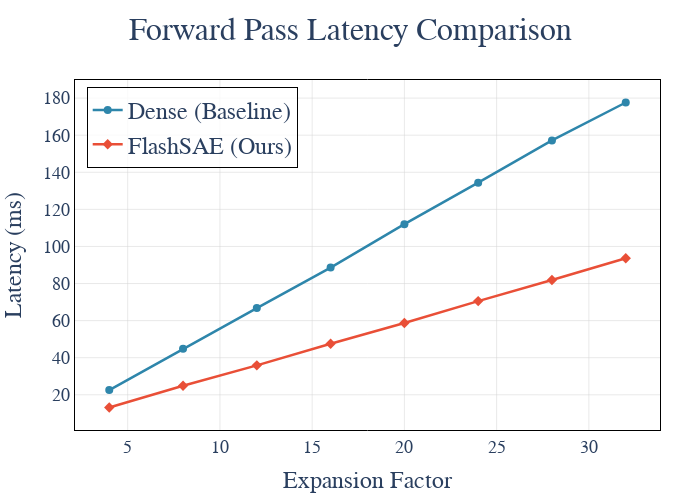

Notebook code cell kept with this figure:
### Code cell
import plotly.graph_objects as go
from plotly.subplots import make_subplots

# MLSys style configuration
mlsys_colors = {
    'baseline': '#2E86AB',  # 深蓝色
    'sparse': '#E94F37',    # 红色
}

# 创建图表
fig = go.Figure()

expansion_factors = list(expansion_factor_list)

# 添加baseline曲线
fig.add_trace(go.Scatter(
    x=expansion_factors,
    y=fwd_time_base,
    mode='lines+markers',
    name='Dense (Baseline)',
    line=dict(color=mlsys_colors['baseline'], width=2.5),
    marker=dict(size=8, symbol='circle'),
))

# 添加sparse曲线
fig.add_trace(go.Scatter(
    x=expansion_factors,
    y=fwd_time_sparse,
    mode='lines+markers',
    name='FlashSAE (Ours)',
    line=dict(color=mlsys_colors['sparse'], width=2.5),
    marker=dict(size=8, symbol='diamond'),
))

# MLSys风格布局
fig.update_layout(
    title=dict(
        text=f'Forward Pass Latency Comparison<br>',
        font=dict(size=32, family='Times New Roman'),
        x=0.5,
    ),
    xaxis=dict(
        title=dict(text='Expansion Factor', font=dict(size=24, family='Times New Roman')),
        tickfont=dict(size=18, family='Times New Roman'),
        gridcolor='lightgray',
        gridwidth=0.5,
        showline=True,
        linewidth=1,
        linecolor='black',
        mirror=True,
    ),
    yaxis=dict(
        title=dict(text='Latency (ms)', font=dict(size=24, family='Times New Roman')),
        tickfont=dict(size=18, family='Times New Roman'),
        gridcolor='lightgray',
        gridwidth=0.5,
        showline=True,
        linewidth=1,
        linecolor='black',
        mirror=True,
    ),
    legend=dict(
        x=0.02,
        y=0.98,
        bgcolor='rgba(255,255,255,0.8)',
        bordercolor='black',
        borderwidth=1,
        font=dict(size=24, family='Times New Roman'),
    ),
    plot_bgcolor='white',
    paper_bgcolor='white',
    width=700,
    height=500,
    margin=dict(l=60, r=40, t=80, b=60),
)

fig.show()
fig.write_image(
    "/Users/jxwang/Programs/sii-courses/ai-system-25/course_project/result/overall_speed_up/forward_pass_latency_comparison.pdf", 
    format="pdf",
)

### Figure 1 — Plotly figure (JSON) as saved in the notebook; plotly's stock layout.template omitted (floating-point values rounded to 4 significant figures)
{"data": [{"line": {"color": "#2E86AB", "width": 2.5}, "marker": {"size": 8, "symbol": "circle"}, "mode": "lines+markers", "name": "Dense (Baseline)", "type": "scatter", "x": [4, 8, 12, 16, 20, 24, 28, 32], "y": [22.53, 44.81, 66.75, 88.6, 112.0, 134.4, 157.2, 177.6]}, {"line": {"color": "#E94F37", "width": 2.5}, "marker": {"size": 8, "symbol": "diamond"}, "mode": "lines+markers", "name": "FlashSAE (Ours)", "type": "scatter", "x": [4, 8, 12, 16, 20, 24, 28, 32], "y": [13.15, 24.86, 35.87, 47.55, 58.68, 70.54, 81.89, 93.62]}], "layout": {"height": 500, "legend": {"bgcolor": "rgba(255,255,255,0.8)", "bordercolor": "black", "borderwidth": 1, "font": {"family": "Times New Roman", "size": 24}, "x": 0.02, "y": 0.98}, "margin": {"b": 60, "l": 60, "r": 40, "t": 80}, "paper_bgcolor": "white", "plot_bgcolor": "white", "title": {"font": {"family": "Times New Roman", "size": 32}, "text": "Forward Pass Latency Comparison<br>", "x": 0.5}, "width": 700, "xaxis": {"gridcolor": "lightgray", "gridwidth": 0.5, "linecolor": "black", "linewidth": 1, "mirror": true, "showline": true, "tickfont": {"family": "Times New Roman", "size": 18}, "title": {"font": {"family": "Times New Roman", "size": 24}, "text": "Expansion Factor"}}, "yaxis": {"gridcolor": "lightgray", "gridwidth": 0.5, "linecolor": "black", "linewidth": 1, "mirror": true, "showline": true, "tickfont": {"family": "Times New Roman", "size": 18}, "title": {"font": {"family": "Times New Roman", "size": 24}, "text": "Latency (ms)"}}}}
